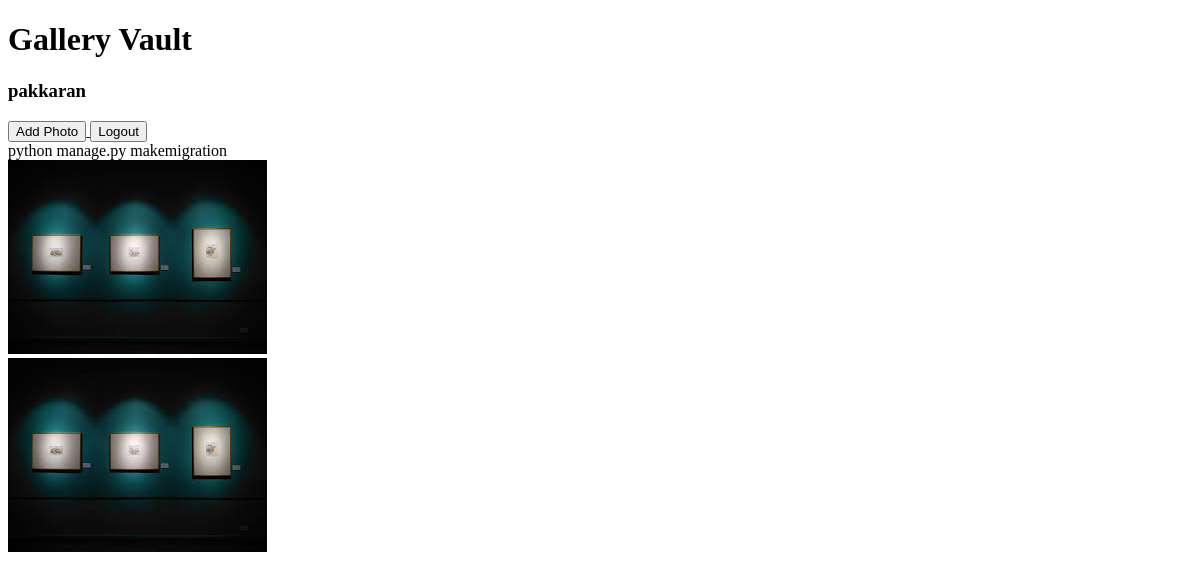
The app's page / (signed in), older data.
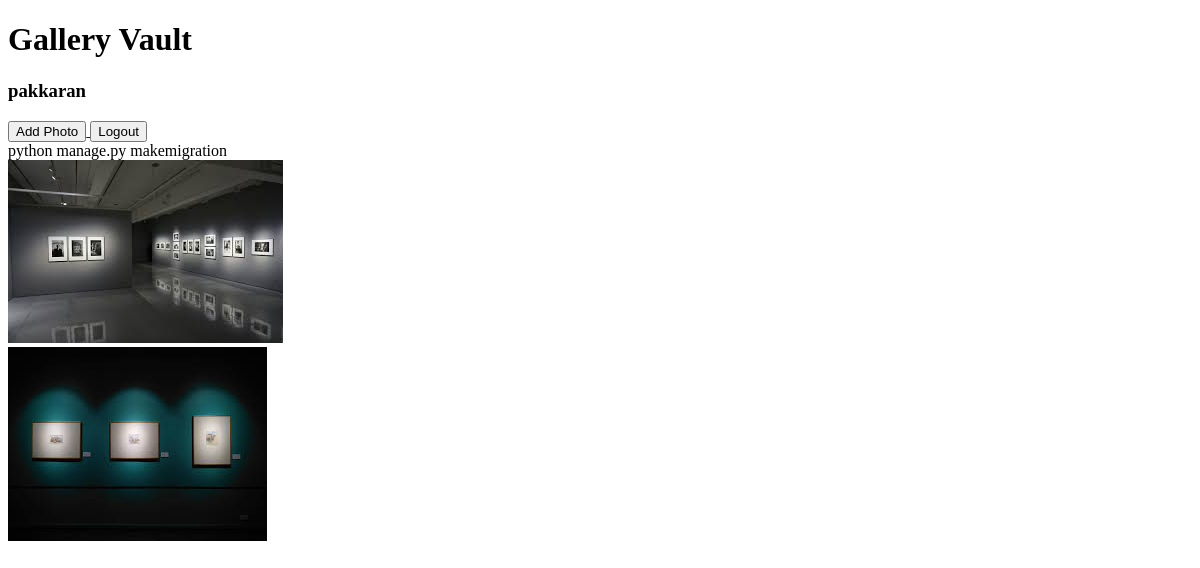
The same page, newer data.
### mainapp/models.py (models this page shows)
class Gallery(models.Model):
    feedimage=models.ImageField(upload_to='images/')
    User = models.ForeignKey(User, on_delete=models.CASCADE)

### mainapp/views.py (the view)
# urls.py: path('',views.index,name="index"),
def index(request):
    if request.user.is_authenticated:
        feeds = Gallery.objects.filter(User=request.user).order_by('-id')
        return render(request, "index.html", {"feeds": feeds})
    return redirect("signin")

### templates/index.html (shortened to what this page needs)
<!DOCTYPE html>
<html lang="en">
<head>
</head>
<body>
    <header class="main-header">
        <h1 class="header-title">Gallery Vault</h1>
        <div class="user-actions">
            <h3> {{ user.username }}</h3>
            <a href="{% url 'post' %}">
                <button class="btn add-photo-btn">Add Photo</button>
            </a>
            <a href="{% url 'logoutuser' %}">
                <button class="btn logout-btn">Logout</button>
            </a>
        </div>
    </header>
    <main class="gallery-container">python manage.py makemigration
        {% for feed in feeds %}
        <div class="image-card">
            <a href="{% url 'view_image' feed.pk %}">
                <img src="{{feed.feedimage.url }}" alt="User Image" class="image">
            </a>
        </div>
        {% endfor %}
    </main>
</body>
</html>

Row changes from the older to the newer data that the page shows:
removed Gallery: feedimage (picture)
added Gallery: feedimage (picture)
